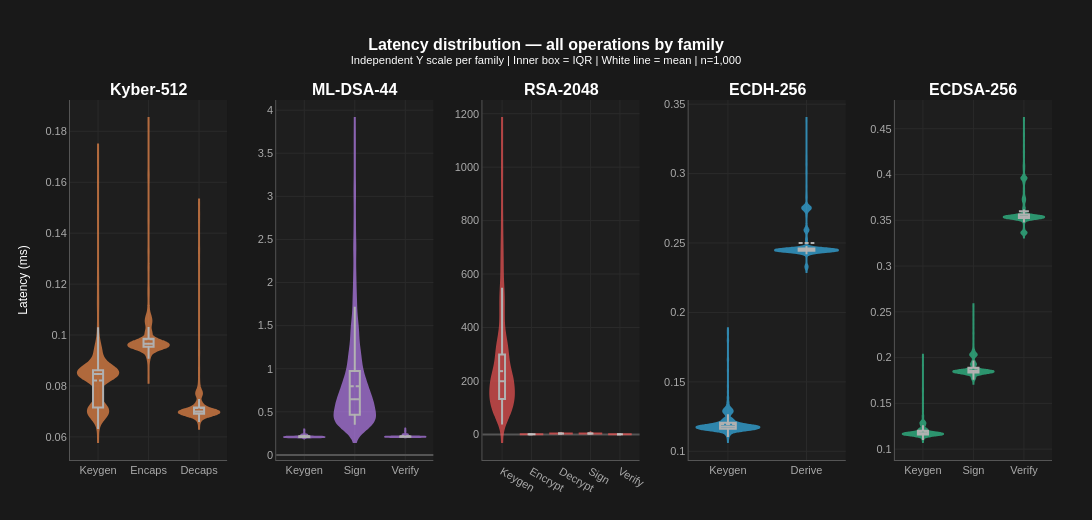

The notebook cell saved with this chart:
### Code cell
def plot_violins_by_family(df_collection: dict) -> go.Figure:
    """
    5-panel violin plot, one per algorithm family.
    Independent Y scale per panel — essential for readability
    given the 2,800× latency range across families.
    """
    families = [
        ('Kyber-512', COLORS['kyber'],
         ['kyber512_keygen', 'kyber512_encaps', 'kyber512_decaps']),
        ('ML-DSA-44', COLORS['mldsa'],
         ['mldsa44_keygen', 'mldsa44_sign', 'mldsa44_verify']),
        ('RSA-2048',  COLORS['rsa'],
         ['rsa2048_keygen', 'rsa2048_encrypt', 'rsa2048_decrypt',
          'rsa2048_sign', 'rsa2048_verify']),
        ('ECDH-256',  COLORS['ecdh'],
         ['ecdh256_keygen', 'ecdh256_derive']),
        ('ECDSA-256', COLORS['ecdsa'],
         ['ecdsa256_keygen', 'ecdsa256_sign', 'ecdsa256_verify']),
    ]

    fig = make_subplots(
        rows=1, cols=5,
        subplot_titles=[f'<b>{f[0]}</b>' for f in families],
        horizontal_spacing=0.05,
    )

    for col, (label, color, ops) in enumerate(families, start=1):
        for op_name in ops:
            if op_name not in df_collection:
                continue
            short = op_name.split('_')[-1].capitalize()   # keygen→Keygen, sign→Sign etc.

            fig.add_trace(go.Violin(
                y                = df_collection[op_name]['time_ms'],
                name             = short,
                legendgroup      = label,
                showlegend       = False,
                line_color       = color,
                fillcolor        = color,
                opacity          = 0.65,
                box_visible      = True,
                meanline_visible = True,
                meanline_color   = 'white',
                box_line_color   = 'white',
                points           = False,
                width            = 0.8,
                hovertemplate    = (
                    f'<b>{label} — {short}</b><br>'
                    'Value: %{y:.4f} ms<extra></extra>'
                ),
            ), row=1, col=col)

        short_ops = [o.split('_')[-1].capitalize() for o in ops
                     if o in df_collection]
        fig.update_xaxes(
            tickvals  = list(range(len(short_ops))),
            ticktext  = short_ops,
            tickfont  = dict(size=10),
            row=1, col=col,
        )
        fig.update_yaxes(
            title_text = 'Latency (ms)' if col == 1 else '',
            showgrid   = True,
            row=1, col=col,
        )

    fig.update_layout(
        title=dict(
            text=(
                '<b>Latency distribution — all operations by family</b><br>'
                '<sup>Independent Y scale per family | '
                'Inner box = IQR | White line = mean | n=1,000</sup>'
            ),
            x=0.5,
        ),
        height = 520,
        width  = 1300,
        margin = dict(t=100, b=60, l=70, r=40),
        showlegend = False,
    )

    apply_theme(fig)
    return fig


fig_violins = plot_violins_by_family(df_collection)
fig_violins.show()
save_fig(fig_violins, 'eda_violin_all_operations')

### Figure 1 — Plotly figure (JSON) as saved in the notebook; plotly's stock layout.template omitted (floating-point values rounded to 4 significant figures; data arrays with more than 128 entries replaced by an {"elided": "..."} marker saying what was removed)
{"data": [{"box": {"line": {"color": "white"}, "visible": true}, "fillcolor": "#ff914d", "hovertemplate": "<b>Kyber-512 — Keygen</b><br>Value: %{y:.4f} ms<extra></extra>", "legendgroup": "Kyber-512", "line": {"color": "#ff914d"}, "meanline": {"color": "white", "visible": true}, "name": "Keygen", "opacity": 0.65, "points": false, "showlegend": false, "type": "violin", "width": 0.8, "xaxis": "x", "y": {"elided": "1000 float values"}, "yaxis": "y"}, {"box": {"line": {"color": "white"}, "visible": true}, "fillcolor": "#ff914d", "hovertemplate": "<b>Kyber-512 — Encaps</b><br>Value: %{y:.4f} ms<extra></extra>", "legendgroup": "Kyber-512", "line": {"color": "#ff914d"}, "meanline": {"color": "white", "visible": true}, "name": "Encaps", "opacity": 0.65, "points": false, "showlegend": false, "type": "violin", "width": 0.8, "xaxis": "x", "y": {"elided": "1000 float values"}, "yaxis": "y"}, {"box": {"line": {"color": "white"}, "visible": true}, "fillcolor": "#ff914d", "hovertemplate": "<b>Kyber-512 — Decaps</b><br>Value: %{y:.4f} ms<extra></extra>", "legendgroup": "Kyber-512", "line": {"color": "#ff914d"}, "meanline": {"color": "white", "visible": true}, "name": "Decaps", "opacity": 0.65, "points": false, "showlegend": false, "type": "violin", "width": 0.8, "xaxis": "x", "y": {"elided": "1000 float values"}, "yaxis": "y"}, {"box": {"line": {"color": "white"}, "visible": true}, "fillcolor": "#c084fc", "hovertemplate": "<b>ML-DSA-44 — Keygen</b><br>Value: %{y:.4f} ms<extra></extra>", "legendgroup": "ML-DSA-44", "line": {"color": "#c084fc"}, "meanline": {"color": "white", "visible": true}, "name": "Keygen", "opacity": 0.65, "points": false, "showlegend": false, "type": "violin", "width": 0.8, "xaxis": "x2", "y": {"elided": "1000 float values"}, "yaxis": "y2"}, {"box": {"line": {"color": "white"}, "visible": true}, "fillcolor": "#c084fc", "hovertemplate": "<b>ML-DSA-44 — Sign</b><br>Value: %{y:.4f} ms<extra></extra>", "legendgroup": "ML-DSA-44", "line": {"color": "#c084fc"}, "meanline": {"color": "white", "visible": true}, "name": "Sign", "opacity": 0.65, "points": false, "showlegend": false, "type": "violin", "width": 0.8, "xaxis": "x2", "y": {"elided": "1000 float values"}, "yaxis": "y2"}, {"box": {"line": {"color": "white"}, "visible": true}, "fillcolor": "#c084fc", "hovertemplate": "<b>ML-DSA-44 — Verify</b><br>Value: %{y:.4f} ms<extra></extra>", "legendgroup": "ML-DSA-44", "line": {"color": "#c084fc"}, "meanline": {"color": "white", "visible": true}, "name": "Verify", "opacity": 0.65, "points": false, "showlegend": false, "type": "violin", "width": 0.8, "xaxis": "x2", "y": {"elided": "1000 float values"}, "yaxis": "y2"}, {"box": {"line": {"color": "white"}, "visible": true}, "fillcolor": "#ff5757", "hovertemplate": "<b>RSA-2048 — Keygen</b><br>Value: %{y:.4f} ms<extra></extra>", "legendgroup": "RSA-2048", "line": {"color": "#ff5757"}, "meanline": {"color": "white", "visible": true}, "name": "Keygen", "opacity": 0.65, "points": false, "showlegend": false, "type": "violin", "width": 0.8, "xaxis": "x3", "y": {"elided": "1000 float values"}, "yaxis": "y3"}, {"box": {"line": {"color": "white"}, "visible": true}, "fillcolor": "#ff5757", "hovertemplate": "<b>RSA-2048 — Encrypt</b><br>Value: %{y:.4f} ms<extra></extra>", "legendgroup": "RSA-2048", "line": {"color": "#ff5757"}, "meanline": {"color": "white", "visible": true}, "name": "Encrypt", "opacity": 0.65, "points": false, "showlegend": false, "type": "violin", "width": 0.8, "xaxis": "x3", "y": {"elided": "1000 float values"}, "yaxis": "y3"}, {"box": {"line": {"color": "white"}, "visible": true}, "fillcolor": "#ff5757", "hovertemplate": "<b>RSA-2048 — Decrypt</b><br>Value: %{y:.4f} ms<extra></extra>", "legendgroup": "RSA-2048", "line": {"color": "#ff5757"}, "meanline": {"color": "white", "visible": true}, "name": "Decrypt", "opacity": 0.65, "points": false, "showlegend": false, "type": "violin", "width": 0.8, "xaxis": "x3", "y": {"elided": "1000 float values"}, "yaxis": "y3"}, {"box": {"line": {"color": "white"}, "visible": true}, "fillcolor": "#ff5757", "hovertemplate": "<b>RSA-2048 — Sign</b><br>Value: %{y:.4f} ms<extra></extra>", "legendgroup": "RSA-2048", "line": {"color": "#ff5757"}, "meanline": {"color": "white", "visible": true}, "name": "Sign", "opacity": 0.65, "points": false, "showlegend": false, "type": "violin", "width": 0.8, "xaxis": "x3", "y": {"elided": "1000 float values"}, "yaxis": "y3"}, {"box": {"line": {"color": "white"}, "visible": true}, "fillcolor": "#ff5757", "hovertemplate": "<b>RSA-2048 — Verify</b><br>Value: %{y:.4f} ms<extra></extra>", "legendgroup": "RSA-2048", "line": {"color": "#ff5757"}, "meanline": {"color": "white", "visible": true}, "name": "Verify", "opacity": 0.65, "points": false, "showlegend": false, "type": "violin", "width": 0.8, "xaxis": "x3", "y": {"elided": "1000 float values"}, "yaxis": "y3"}, {"box": {"line": {"color": "white"}, "visible": true}, "fillcolor": "#38bdf8", "hovertemplate": "<b>ECDH-256 — Keygen</b><br>Value: %{y:.4f} ms<extra></extra>", "legendgroup": "ECDH-256", "line": {"color": "#38bdf8"}, "meanline": {"color": "white", "visible": true}, "name": "Keygen", "opacity": 0.65, "points": false, "showlegend": false, "type": "violin", "width": 0.8, "xaxis": "x4", "y": {"elided": "1000 float values"}, "yaxis": "y4"}, {"box": {"line": {"color": "white"}, "visible": true}, "fillcolor": "#38bdf8", "hovertemplate": "<b>ECDH-256 — Derive</b><br>Value: %{y:.4f} ms<extra></extra>", "legendgroup": "ECDH-256", "line": {"color": "#38bdf8"}, "meanline": {"color": "white", "visible": true}, "name": "Derive", "opacity": 0.65, "points": false, "showlegend": false, "type": "violin", "width": 0.8, "xaxis": "x4", "y": {"elided": "1000 float values"}, "yaxis": "y4"}, {"box": {"line": {"color": "white"}, "visible": true}, "fillcolor": "#34d399", "hovertemplate": "<b>ECDSA-256 — Keygen</b><br>Value: %{y:.4f} ms<extra></extra>", "legendgroup": "ECDSA-256", "line": {"color": "#34d399"}, "meanline": {"color": "white", "visible": true}, "name": "Keygen", "opacity": 0.65, "points": false, "showlegend": false, "type": "violin", "width": 0.8, "xaxis": "x5", "y": {"elided": "1000 float values"}, "yaxis": "y5"}, {"box": {"line": {"color": "white"}, "visible": true}, "fillcolor": "#34d399", "hovertemplate": "<b>ECDSA-256 — Sign</b><br>Value: %{y:.4f} ms<extra></extra>", "legendgroup": "ECDSA-256", "line": {"color": "#34d399"}, "meanline": {"color": "white", "visible": true}, "name": "Sign", "opacity": 0.65, "points": false, "showlegend": false, "type": "violin", "width": 0.8, "xaxis": "x5", "y": {"elided": "1000 float values"}, "yaxis": "y5"}, {"box": {"line": {"color": "white"}, "visible": true}, "fillcolor": "#34d399", "hovertemplate": "<b>ECDSA-256 — Verify</b><br>Value: %{y:.4f} ms<extra></extra>", "legendgroup": "ECDSA-256", "line": {"color": "#34d399"}, "meanline": {"color": "white", "visible": true}, "name": "Verify", "opacity": 0.65, "points": false, "showlegend": false, "type": "violin", "width": 0.8, "xaxis": "x5", "y": {"elided": "1000 float values"}, "yaxis": "y5"}], "layout": {"annotations": [{"font": {"size": 16}, "showarrow": false, "text": "<b>Kyber-512</b>", "x": 0.08, "xanchor": "center", "xref": "paper", "y": 1, "yanchor": "bottom", "yref": "paper"}, {"font": {"size": 16}, "showarrow": false, "text": "<b>ML-DSA-44</b>", "x": 0.29, "xanchor": "center", "xref": "paper", "y": 1, "yanchor": "bottom", "yref": "paper"}, {"font": {"size": 16}, "showarrow": false, "text": "<b>RSA-2048</b>", "x": 0.5, "xanchor": "center", "xref": "paper", "y": 1, "yanchor": "bottom", "yref": "paper"}, {"font": {"size": 16}, "showarrow": false, "text": "<b>ECDH-256</b>", "x": 0.71, "xanchor": "center", "xref": "paper", "y": 1, "yanchor": "bottom", "yref": "paper"}, {"font": {"size": 16}, "showarrow": false, "text": "<b>ECDSA-256</b>", "x": 0.92, "xanchor": "center", "xref": "paper", "y": 1, "yanchor": "bottom", "yref": "paper"}], "font": {"color": "#ffffff", "family": "Arial", "size": 12}, "height": 520, "hoverlabel": {"bgcolor": "rgba(30,30,30,0.92)", "bordercolor": "#555555", "font": {"color": "#ffffff", "size": 11}}, "legend": {"bgcolor": "rgba(30,30,30,0.92)", "bordercolor": "#555555", "borderwidth": 1, "font": {"color": "#ffffff", "size": 11}}, "margin": {"b": 60, "l": 70, "r": 40, "t": 100}, "paper_bgcolor": "#191919", "plot_bgcolor": "#1e1e1e", "showlegend": false, "title": {"font": {"color": "#ffffff", "family": "Arial", "size": 16}, "text": "<b>Latency distribution — all operations by family</b><br><sup>Independent Y scale per family | Inner box = IQR | White line = mean | n=1,000</sup>", "x": 0.5}, "width": 1300, "xaxis": {"anchor": "y", "domain": [0, 0.16], "gridcolor": "#2a2a2a", "linecolor": "#555555", "tickfont": {"color": "#aaaaaa", "size": 11}, "ticktext": ["Keygen", "Encaps", "Decaps"], "tickvals": [0, 1, 2], "title": {"font": {"color": "#ffffff", "size": 12}}, "zerolinecolor": "#555555"}, "xaxis2": {"anchor": "y2", "domain": [0.21, 0.37], "gridcolor": "#2a2a2a", "linecolor": "#555555", "tickfont": {"color": "#aaaaaa", "size": 11}, "ticktext": ["Keygen", "Sign", "Verify"], "tickvals": [0, 1, 2], "title": {"font": {"color": "#ffffff", "size": 12}}, "zerolinecolor": "#555555"}, "xaxis3": {"anchor": "y3", "domain": [0.42, 0.58], "gridcolor": "#2a2a2a", "linecolor": "#555555", "tickfont": {"color": "#aaaaaa", "size": 11}, "ticktext": ["Keygen", "Encrypt", "Decrypt", "Sign", "Verify"], "tickvals": [0, 1, 2, 3, 4], "title": {"font": {"color": "#ffffff", "size": 12}}, "zerolinecolor": "#555555"}, "xaxis4": {"anchor": "y4", "domain": [0.63, 0.79], "gridcolor": "#2a2a2a", "linecolor": "#555555", "tickfont": {"color": "#aaaaaa", "size": 11}, "ticktext": ["Keygen", "Derive"], "tickvals": [0, 1], "title": {"font": {"color": "#ffffff", "size": 12}}, "zerolinecolor": "#555555"}, "xaxis5": {"anchor": "y5", "domain": [0.84, 1], "gridcolor": "#2a2a2a", "linecolor": "#555555", "tickfont": {"color": "#aaaaaa", "size": 11}, "ticktext": ["Keygen", "Sign", "Verify"], "tickvals": [0, 1, 2], "title": {"font": {"color": "#ffffff", "size": 12}}, "zerolinecolor": "#555555"}, "yaxis": {"anchor": "x", "domain": [0, 1], "gridcolor": "#2a2a2a", "linecolor": "#555555", "showgrid": true, "tickfont": {"color": "#aaaaaa", "size": 11}, "title": {"font": {"color": "#ffffff", "size": 12}, "text": "Latency (ms)"}, "zerolinecolor": "#555555"}, "yaxis2": {"anchor": "x2", "domain": [0, 1], "gridcolor": "#2a2a2a", "linecolor": "#555555", "showgrid": true, "tickfont": {"color": "#aaaaaa", "size": 11}, "title": {"font": {"color": "#ffffff", "size": 12}, "text": ""}, "zerolinecolor": "#555555"}, "yaxis3": {"anchor": "x3", "domain": [0, 1], "gridcolor": "#2a2a2a", "linecolor": "#555555", "showgrid": true, "tickfont": {"color": "#aaaaaa", "size": 11}, "title": {"font": {"color": "#ffffff", "size": 12}, "text": ""}, "zerolinecolor": "#555555"}, "yaxis4": {"anchor": "x4", "domain": [0, 1], "gridcolor": "#2a2a2a", "linecolor": "#555555", "showgrid": true, "tickfont": {"color": "#aaaaaa", "size": 11}, "title": {"font": {"color": "#ffffff", "size": 12}, "text": ""}, "zerolinecolor": "#555555"}, "yaxis5": {"anchor": "x5", "domain": [0, 1], "gridcolor": "#2a2a2a", "linecolor": "#555555", "showgrid": true, "tickfont": {"color": "#aaaaaa", "size": 11}, "title": {"font": {"color": "#ffffff", "size": 12}, "text": ""}, "zerolinecolor": "#555555"}}}
